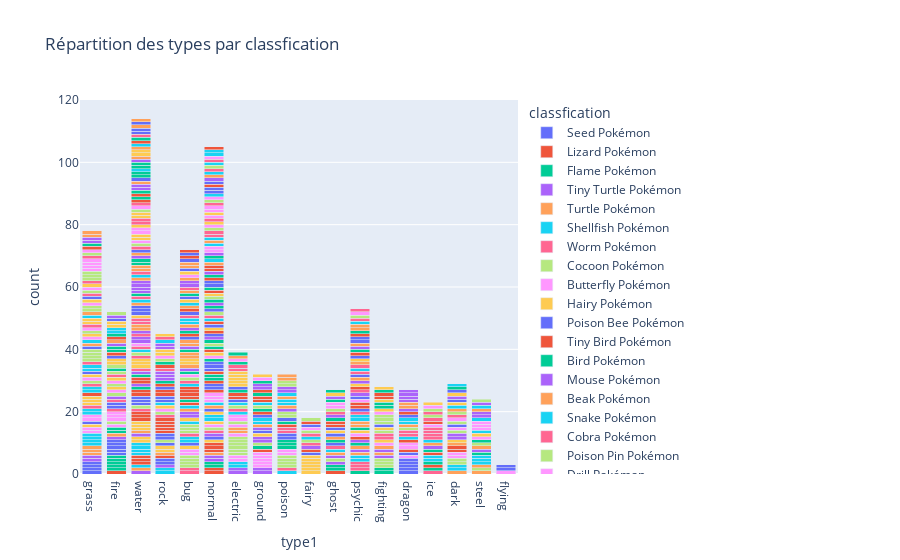

Notebook code for this chart:
### Code cell
fig = px.bar(df, x="type1", color="classfication", title="Répartition des types par classfication", 
             labels={"Type": "Type", "Classfication": "Classfication"})
fig.update_layout(barmode='stack')  
fig.show()
